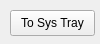
<?xml version="1.0" encoding="UTF-8"?>
<ui version="4.0">
 <class>MainWindow</class>
 <widget class="QMainWindow" name="MainWindow">
  <property name="geometry">
   <rect>
    <x>0</x>
    <y>0</y>
    <width>100</width>
    <height>44</height>
   </rect>
  </property>
  <property name="windowTitle">
   <string>MainWindow</string>
  </property>
  <widget class="QWidget" name="centralWidget">
   <widget class="QPushButton" name="pushButton">
    <property name="geometry">
     <rect>
      <x>10</x>
      <y>10</y>
      <width>85</width>
      <height>26</height>
     </rect>
    </property>
    <property name="text">
     <string>To Sys Tray</string>
    </property>
   </widget>
  </widget>
 </widget>
 <layoutdefault spacing="6" margin="11"/>
 <resources/>
 <connections/>
</ui>
